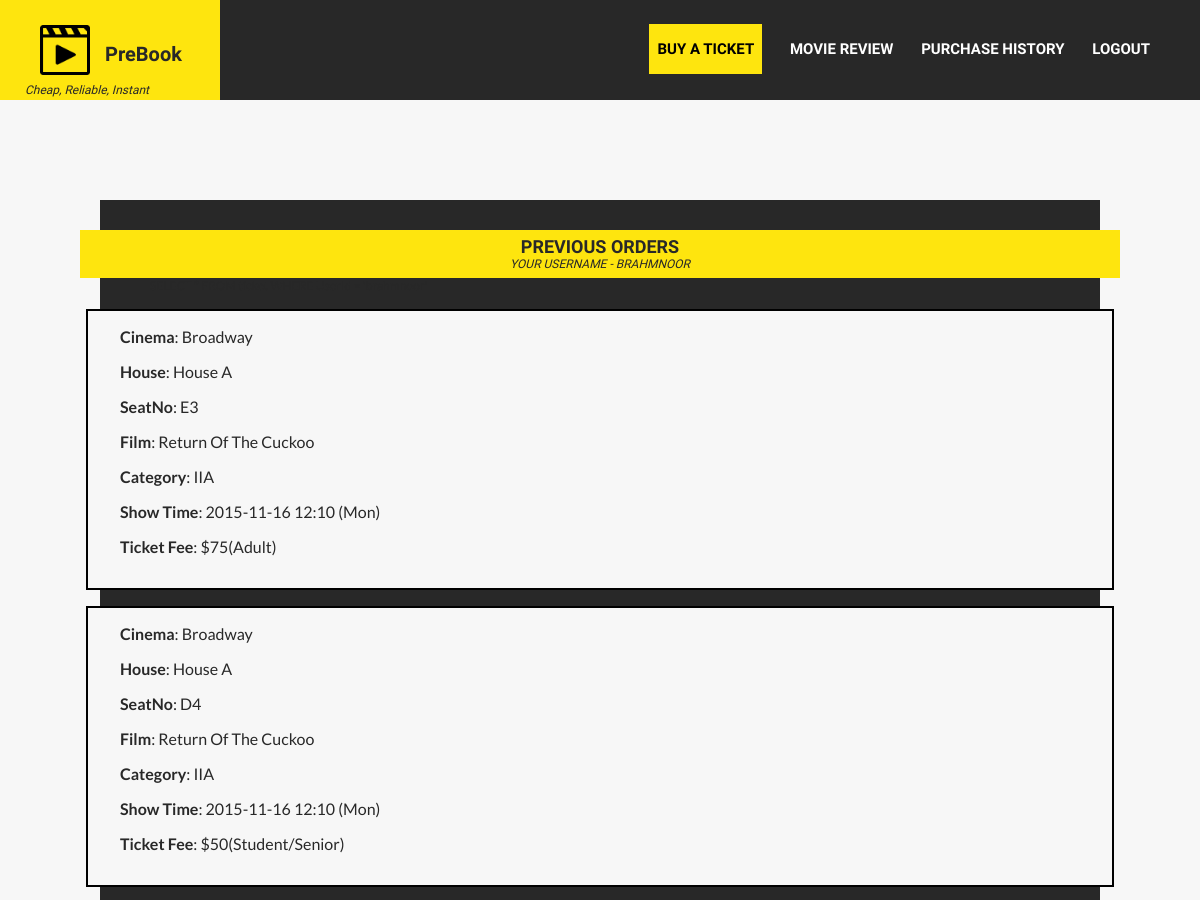
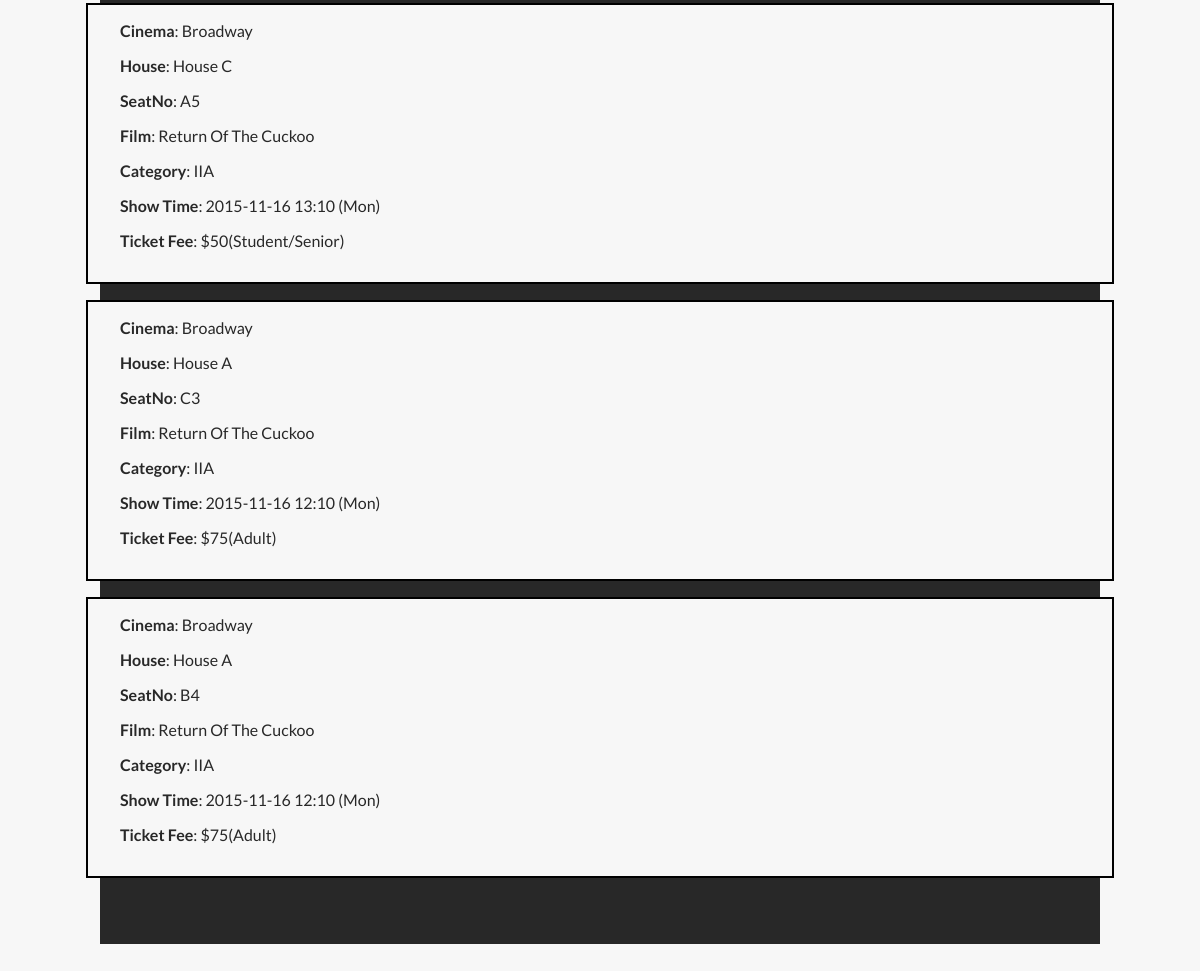
/PreBook/history.php (signed in), run on the app's committed database (2 pictures, top to bottom).
### tables this page shows
CREATE TABLE `ticket` (
  `TicketId` int(100) NOT NULL,
  `SeatRow` int(11) NOT NULL,
  `SeatCol` int(11) NOT NULL,
  `BroadCastId` int(100) NOT NULL,
  `Valid` varchar(100) NOT NULL,
  `UserId` varchar(100) NOT NULL,
  `TicketType` varchar(100) NOT NULL,
  `TicketFee` varchar(100) NOT NULL
);

CREATE TABLE `broadcast` (
  `BroadCastId` int(100) NOT NULL,
  `Dates` date NOT NULL,
  `Time` varchar(100) NOT NULL,
  `FilmId` int(100) NOT NULL,
  `HouseId` int(100) NOT NULL,
  `day` varchar(100) NOT NULL
);

CREATE TABLE `film` (
  `FilmId` int(100) NOT NULL,
  `FilmName` varchar(100) NOT NULL,
  `Duration` varchar(100) NOT NULL,
  `Category` varchar(100) NOT NULL,
  `Language` varchar(100) NOT NULL,
  `Director` varchar(100) NOT NULL,
  `Description` varchar(10000) NOT NULL,
  `Poster` varchar(100) NOT NULL
);

### PreBook/history.php (the view, shortened to what this page needs)
<?php
  require('db.php');
?>
<!DOCTYPE html>
<html lang="en" dir="ltr">
  <head>
    <link rel="stylesheet" href="style.css">
  </head>
  <body>
    <?php
      if (isset($_SESSION['username'])) {
    ?>
    <nav>
      <div class="logo">
        <img src="img/logo.png"> <h1> PreBook</h1><span><i>Cheap, Reliable, Instant</i></span>
      </div>
      <ul>
        <li class="special"><a href="buywelcome.php">Buy a Ticket</a></li>
        <li><a href="comment.php">Movie Review</a></li>
        <li><a href="history.php">Purchase History</a></li>
        <li><a href="logout.php">Logout</a></li>
      </ul>
    </nav>
    <main>
      <div class="bar">
        <h2>Previous Orders</h2>
        <span class="aside"><i>Your Username - <?php print $_SESSION['username'] ?></i></span>
      </div>
      <?php
        $query = "SELECT * FROM ticket WHERE UserId = '" . $_SESSION['username'] ."'";
        $record = mysqli_query($db_conn, $query) or die("Query Error!".mysqli_error($db_conn));
        while ($row = mysqli_fetch_array($record)) {
          $query2 = "SELECT * FROM broadcast WHERE BroadCastId = " . $row['BroadCastId'];
          $record2 = mysqli_query($db_conn, $query2) or die("Query Error!".mysqli_error($db_conn));
          $broadcastRow = mysqli_fetch_array($record2);
          $query2 = "SELECT * FROM film WHERE FilmId = " . $broadcastRow['FilmId'];
          $record2 = mysqli_query($db_conn, $query2) or die("Query Error!".mysqli_error($db_conn));
          $filmRow = mysqli_fetch_array($record2);
          $rowName = chr(64 + $row['SeatRow']);
      ?>
      <section>
        <p><b>Cinema</b>: Broadway</p>
        <p><b>House</b>: House <?php print chr(65 + $broadcastRow['HouseId'] - 1) ?></p>
        <p><b>SeatNo</b>: <?php print $rowName . $row['SeatCol'] ?></p>
        <p><b>Film</b>: <?php print $filmRow['FilmName'] ?></p>
        <p><b>Category</b>: <?php print $filmRow['Category'] ?></p>
        <p><b>Show Time</b>: <?php print $broadcastRow['Dates'] . " " . $broadcastRow['Time'] . " (" . $broadcastRow['day'] . ")" ?></p>
        <p><b>Ticket Fee</b>: <?php
          if ($row['TicketFee'] == 50)
            print "$50(Student/Senior)";
          else
            print "$75(Adult)";
        ?></p>
      </section>
      <?php
        }
      ?>
    </main>
    <?php
      }
    ?>
  </body>
</html>

### PreBook/style.css (style rules this page uses)
body { margin: 0; font-family: 'Lato', sans-serif; font-size: 12px; color: #282828; background: #f7f7f7; overflow-y: scroll; overflow-x: hidden; }
nav { width: 100vw; background: #282828; height: 100px; }
.logo { margin: 0; padding: 25px 10px; float: left; background: rgb(254, 229, 14); height: 50px; width: 200px; }
.logo h1 { bottom: 5px; font-family: 'Yantramanav', sans-serif; font-size: 20px; }
.logo span { margin-left: 15px; font-family: 'Yantramanav', sans-serif; font-size: 12px; }
.logo img { height: 50px; float: left; margin-right: 15px; margin-left: 30px; }
nav ul { background: #282828; text-align: right; float: right; color: #fff; list-style-type: none; font-family: 'Yantramanav', sans-serif; font-size: 15px; font-weight: 800; text-transform: uppercase; padding: 25px 50px; }
nav ul li { display: inline-block; margin-left: 1.5rem; }
nav ul li a { color: #fff; text-decoration: none; transition: all 0.4s; }
nav ul .special { background: rgb(254, 229, 14); padding: 1rem 0.5rem; margin-top: -1rem; transition: all 0.4s; }
nav ul .special a { color: #000; }
main { margin: 100px auto; max-width: 900px; padding: 1.875rem 3.125rem 3.125rem; background: #282828; }
main .bar { text-align: center; font-family: 'Yantramanav', sans-serif; text-transform: uppercase; margin: 0 -4.375rem; padding: 0.4rem 4rem; background: rgb(254, 229, 14); }
.bar h2, span { margin: 0; padding: 0; }
.bar .aside { text-align: right; }
section { box-sizing: border-box; margin: 1rem -4rem; padding: 0 1rem 1rem 0; background: #f7f7f7; color: #282828; border: 2px solid #000; }
section p { padding: 0 2rem; color: #282828; }
p { padding: 2rem; color: #fff; font-size: 1rem; }

### data on the page
ticket: chr(65 + $broadcastRow['HouseId'] - 1) "A", SeatRow "E", SeatCol "3", film.FilmName "Return Of The Cuckoo", film.Category "IIA", BroadCastId.Dates "2015-11-16", BroadCastId.Time "12:10", BroadCastId.day "Mon", TicketFee "$75(Adult)"
ticket: chr(65 + $broadcastRow['HouseId'] - 1) "A", SeatRow "D", SeatCol "4", film.FilmName "Return Of The Cuckoo", film.Category "IIA", BroadCastId.Dates "2015-11-16", BroadCastId.Time "12:10", BroadCastId.day "Mon", TicketFee "$50(Student/Senior)"
ticket: chr(65 + $broadcastRow['HouseId'] - 1) "C", SeatRow "A", SeatCol "5", film.FilmName "Return Of The Cuckoo", film.Category "IIA", BroadCastId.Dates "2015-11-16", BroadCastId.Time "13:10", BroadCastId.day "Mon", TicketFee "$50(Student/Senior)"
ticket: chr(65 + $broadcastRow['HouseId'] - 1) "A", SeatRow "C", SeatCol "3", film.FilmName "Return Of The Cuckoo", film.Category "IIA", BroadCastId.Dates "2015-11-16", BroadCastId.Time "12:10", BroadCastId.day "Mon", TicketFee "$75(Adult)"
ticket: chr(65 + $broadcastRow['HouseId'] - 1) "A", SeatRow "B", SeatCol "4", film.FilmName "Return Of The Cuckoo", film.Category "IIA", BroadCastId.Dates "2015-11-16", BroadCastId.Time "12:10", BroadCastId.day "Mon", TicketFee "$75(Adult)"

### other printed values
$_SESSION['username'] "BRAHMNOOR"
